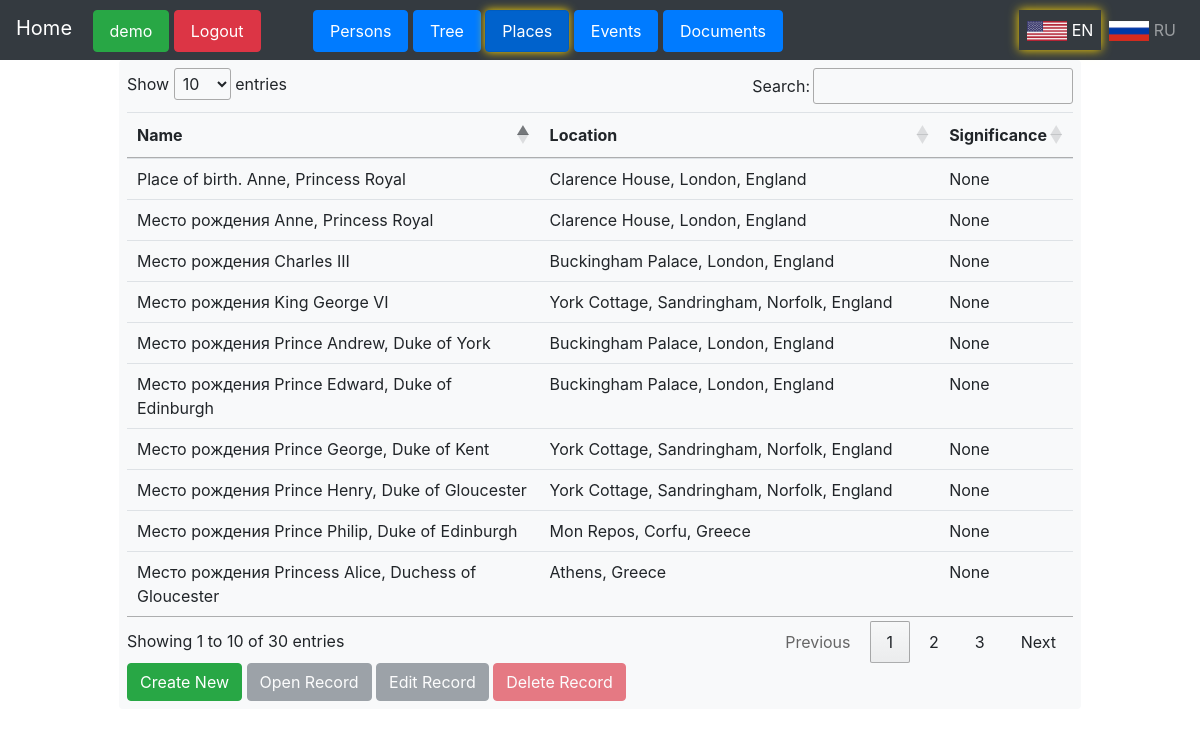
The app's page /places/user/demo/places (signed in) with its own data.
### treeflaskapp/models.py (models this page shows)
class Place(db.Model):
    id = db.Column(db.Integer, primary_key=True)
    user_id = db.Column(db.Integer, db.ForeignKey('user.id'), nullable=False)
    name = db.Column(db.String(100))
    location = db.Column(db.String(200))
    significance = db.Column(db.Text)

### treeflaskapp/blueprint_places.py (the view)
@places.route('/user/<username>/places')
def places_view(username):
    if username == current_user.username:
        places = Place.query.filter_by(user_id=current_user.id).all()
        form = PlaceForm(user_language=g.user_language)  # create an instance of your form
        return render_template('places.html', places=places, form=form)
    else:
        return "Unauthorized", 403

### treeflaskapp/forms.py
class PlaceForm(FlaskForm):
    id = HiddenField()
    name = StringField(validators=[DataRequired()])
    location = StringField(validators=[Optional()])
    significance = TextAreaField(validators=[Optional()])
    submit = SubmitField()
    def __init__(self, user_language='en', *args, **kwargs):
        super().__init__(*args, **kwargs)
        self.user_language = user_language
        self.name.label.text = self.translate('Name')
        self.location.label.text = self.translate('Location')
        self.significance.label.text = self.translate('Significance')
        self.submit.label.text = self.translate('Submit')
    def translate(self, text):
        translations = {
            'en': {'Name': 'Name', 'Location': 'Location', 'Significance': 'Significance', 'Submit': 'Submit', 'This field is required.': 'This field is required.'},
            'ru': {'Name': 'Имя', 'Location': 'Местоположение', 'Significance': 'Значение', 'Submit': 'Отправить', 'This field is required.': 'Это поле обязательно для заполнения.'}
        }
        return translations.get(self.user_language, {}).get(text, text)

### treeflaskapp/__init__.py (called while the page is built)
@app.before_request
def before_request():
    g.user_language = session.get('user_language')
    if g.user_language not in ['en', 'ru']:
        g.user_language = 'en'  # default to English if no valid language is set in session

### treeflaskapp/routes.py (called while the page is built)
@login_manager.user_loader
def load_user(user_id):
    return User.query.get(int(user_id))

@app.before_request
def before_request():
    g.user_language = session.get('user_language', 'en')

### treeflaskapp/templates/places.html (shortened to what this page needs)
{% extends "user_panel.html" %}
{% block content %}
<div class="container">
    <div class="form-container bg-light p-2 rounded">
        {% if places %}
        <table id="myTable" class="table">
            <thead>
                <tr>
                    <th>{{ form.name.label.text }}</th>
                    <th>{{ form.location.label.text }}</th>
                    <th>{{ form.significance.label.text }}</th>
                </tr>
            </thead>
            <tbody>
                {% for place in places %}
                <tr data-id="{{ place.id }}">
                    <td>{{ place.name }}</td>
                    <td>{{ place.location }}</td>
                    <td>{{ place.significance }}</td>
                </tr>
                {% endfor %}
            </tbody>
        </table>
        <button id="createBtn" class="btn btn-success" onclick="window.location.href='{{ url_for('places.create_place', username=session['username']) }}'">
            {{ 'Create New' if g.user_language == 'en' else 'Создать новую' }}
        </button>
        <button id="openBtn" class="btn btn-secondary" disabled onclick="editPlace()">{% if g.user_language == 'en' %}Open Record{% elif g.user_language == 'ru' %}Открыть запись{% endif %}</button>
        <button id="editBtn" class="btn btn-secondary" disabled onclick="editPlace()">{% if g.user_language == 'en' %}Edit Record{% elif g.user_language == 'ru' %}Редактировать запись{% endif %}</button>
        <button id="deleteBtn" class="btn btn-danger" disabled onclick="deletePlace()">{% if g.user_language == 'en' %}Delete Record{% elif g.user_language == 'ru' %}Удалить запись{% endif %}</button>
    {% endif %}
    </div>
</div>
<link rel="stylesheet" type="text/css" href="https://cdn.datatables.net/1.10.25/css/jquery.dataTables.min.css">
{% endblock %}

### records on screen
Place: name "Место рождения King George VI", location "York Cottage, Sandringham, Norfolk, England", significance "None"
Place: name "Место рождения Prince Henry, Duke of Gloucester", location "York Cottage, Sandringham, Norfolk, England", significance "None"
Place: name "Место рождения Princess Alice, Duchess of Gloucester", location "Athens, Greece", significance "None"
Place: name "Место рождения Anne, Princess Royal", location "Clarence House, London, England", significance "None"
Place: name "Место рождения Prince George, Duke of Kent", location "York Cottage, Sandringham, Norfolk, England", significance "None"
Place: name "Место рождения Prince Philip, Duke of Edinburgh", location "Mon Repos, Corfu, Greece", significance "None"
Place: name "Место рождения Charles III", location "Buckingham Palace, London, England", significance "None"
Place: name "Место рождения Prince Andrew, Duke of York", location "Buckingham Palace, London, England", significance "None"
Place: name "Место рождения Prince Edward, Duke of Edinburgh", location "Buckingham Palace, London, England", significance "None"
Place: name "Place of birth. Anne, Princess Royal", location "Clarence House, London, England", significance "None"

### other values on screen
{{ session['username'] }} "demo"
{{ 'Create New' if g.user_language == 'en' else 'Создать новую' }} "Create New"
